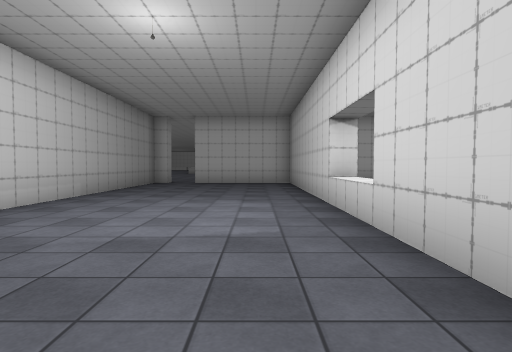
[1] (above)

24 first-person views from a walk through a scene from a Unity 3-D project. The camera is 1.3 m above the floor, tilts 2° down and sees 80° across. The floor is counted in squares, 2 m on a side. Each view is taken from the middle of a square. On the plan, view 1 faces up. The plan holds only what a view shows up to about 10 squares ahead; the rest is blank. The place goes on beyond the plan. The player is left out. Door leaves are left out, so doorways stand open. Some surface patterns are stand-ins.

[2]
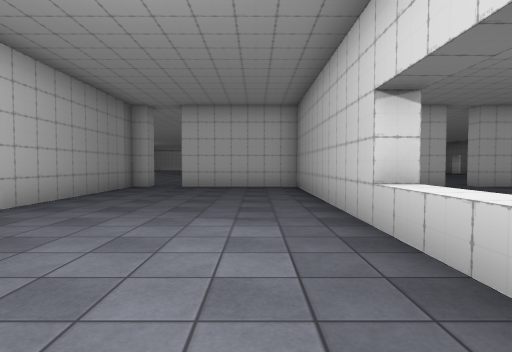

[3]
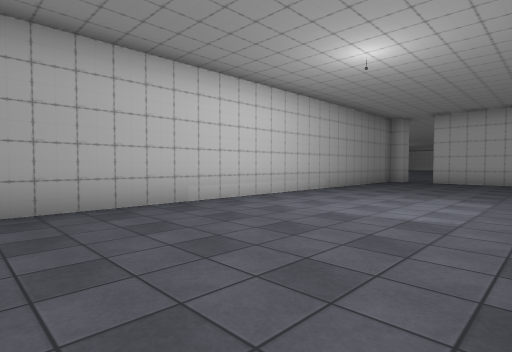

[4]
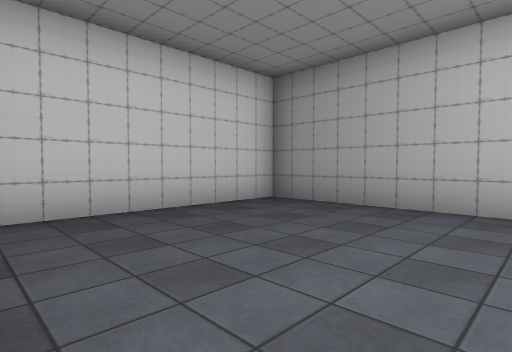

[5]
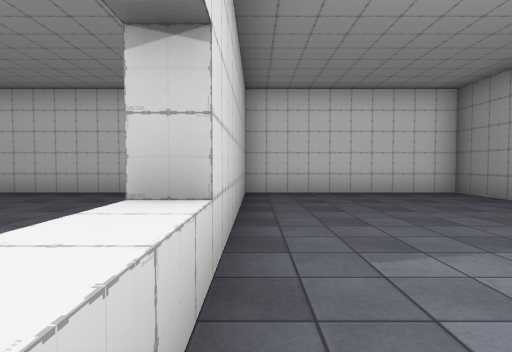

[6]
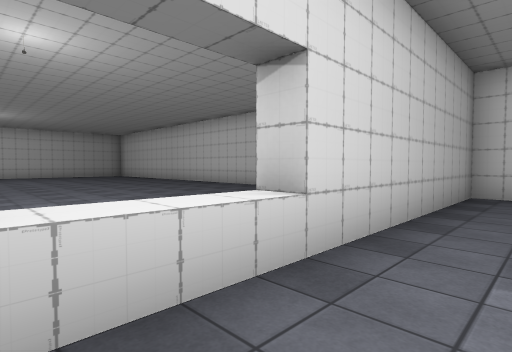

[7]
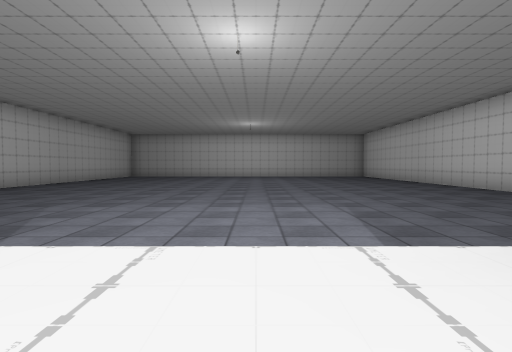

[8]
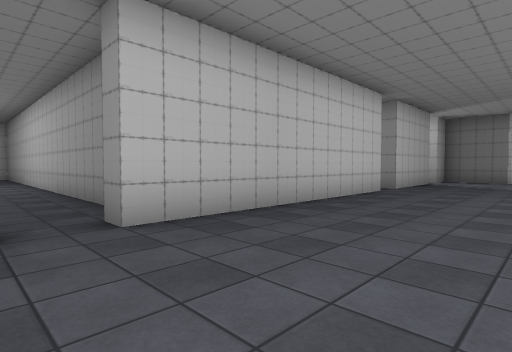

[9]
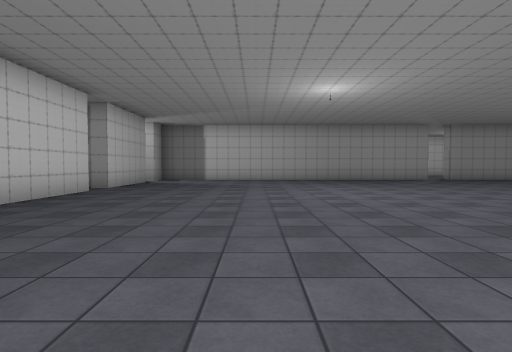

[10]
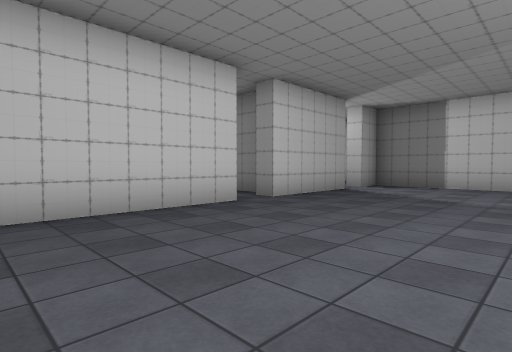

[11]
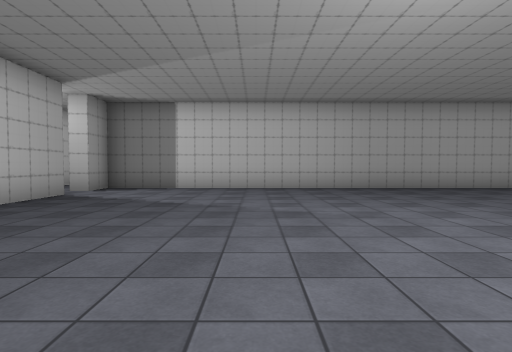

[12]
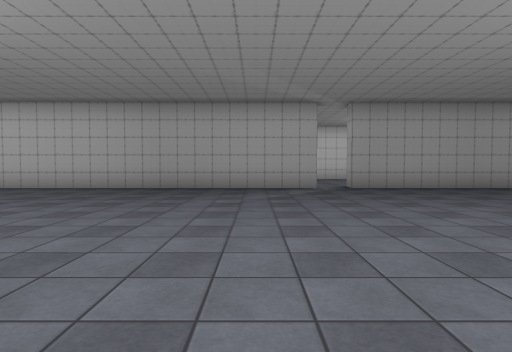

[13]
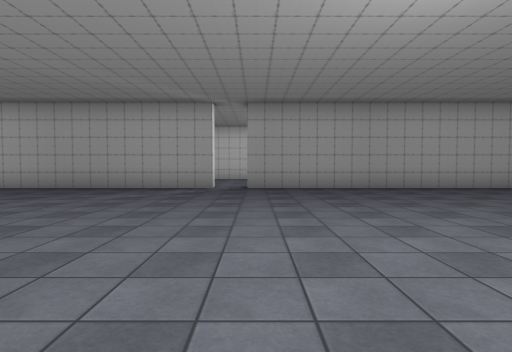

[14]
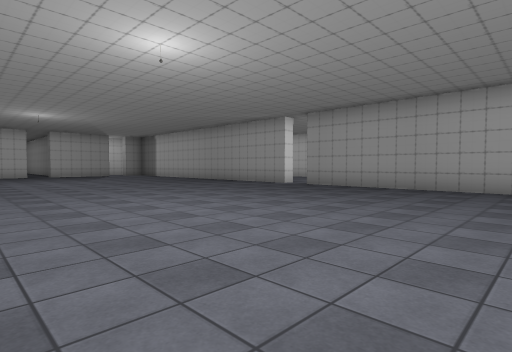

[15]
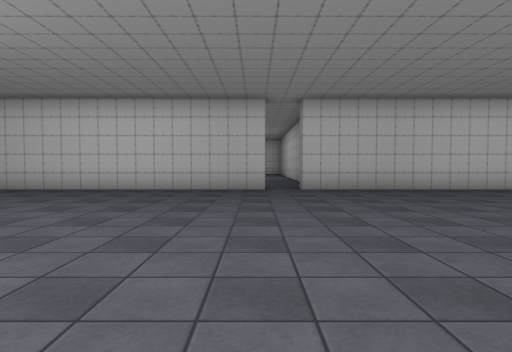

[16]
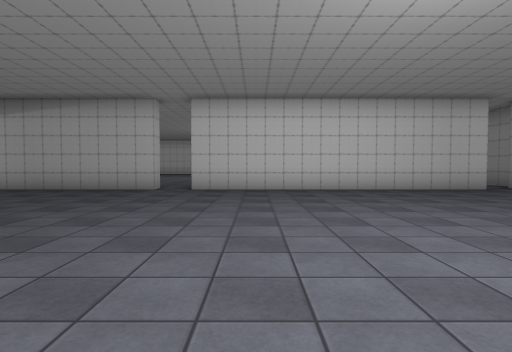

[17]
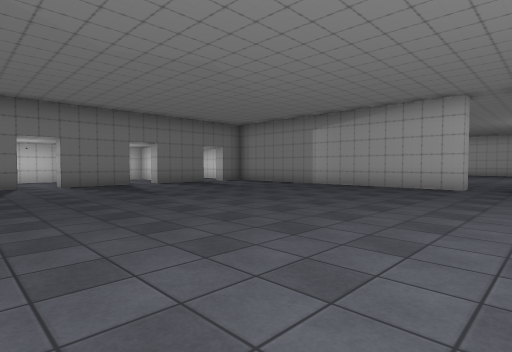

[18]
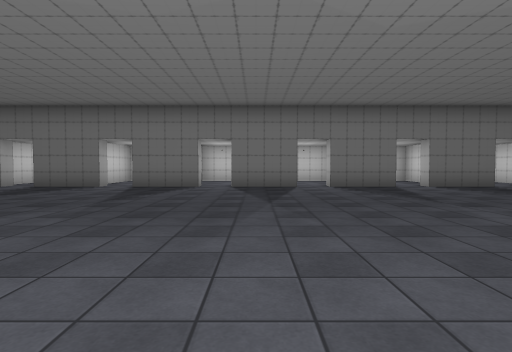

[19]
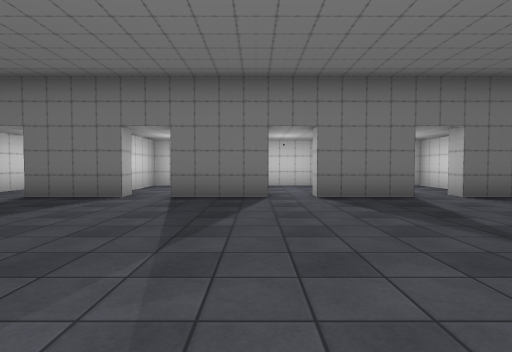

[20]
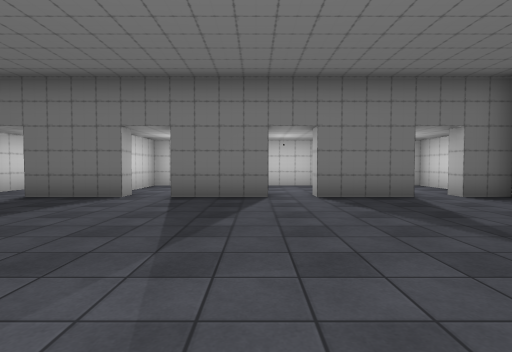

[21]
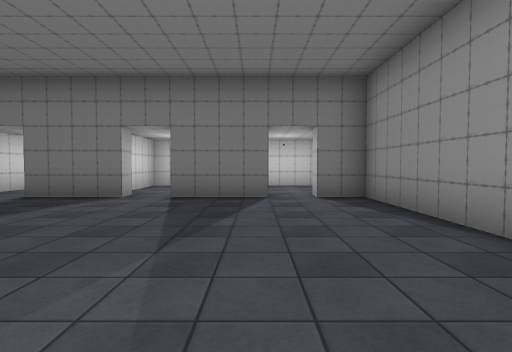

[22]
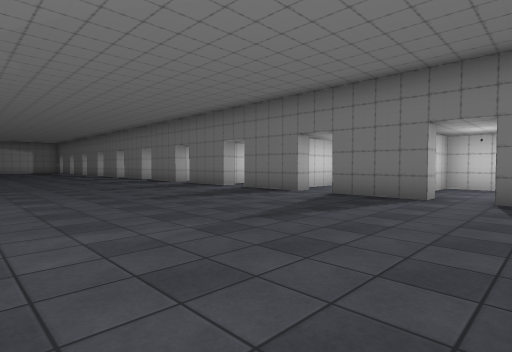

[23]
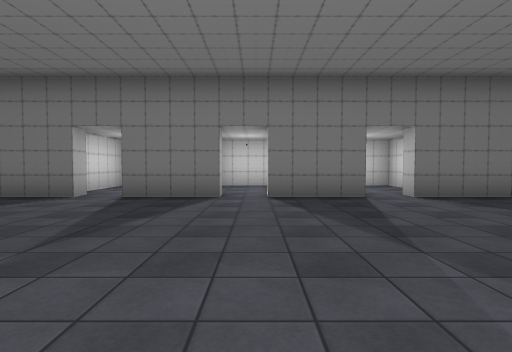

[24]
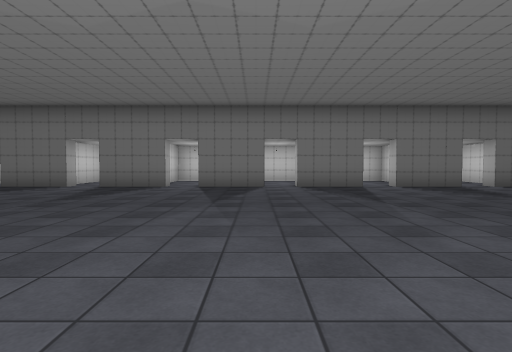

### Floor plan
Points are (right, up) in squares from view 1. A wall is a line through its corners. A room is listed if a view was taken in it or the views show most of it. See-through windows are left out.
Room 1 (views 1, 2, 3, 4, 5, 6, 7)
walls: (1.1, 3.2) (1.8, 3.2); (1.9, 5.2) (1.2, 5.2); (-3.3, 11.8) (-3.3, 11.2) (-3.7, 11.2) (-3.7, -2.2) (1.3, -2.2) (1.3, 11.2) (-2.2, 11.2)
ways out: opening at (-3, 11) to room 2; opening at (2, 4)
Room 2 (views 8, 9, 10, 11, 12, 13, 14, 15, 16, 17, 18, 19, 20, 21, 22, 23, 24)
walls: (-2.4, 11.8) (5.8, 11.8); (6.8, 11.8) (15.3, 11.8) (15.3, 12.7); (-9.8, 11.8) (-3.3, 11.8); (15.8, 22.7) (15.3, 22.7) (15.3, 24.7); (-15.8, 23.9) (-15.8, 11.8) (-14.8, 11.8); (15.8, 19.7) (15.3, 19.7) (15.3, 21.7); (15.8, 25.7) (15.3, 25.7) (15.3, 27.8); (15.8, 16.7) (15.3, 16.7) (15.3, 18.7); (-13.8, 11.8) (-10.8, 11.8); (15.8, 28.7) (15.3, 28.7) (15.3, 30.8); (15.3, 13.7) (15.3, 15.7); (-15.8, 31.5) (-15.8, 24.8) (-16.2, 24.8)
ways out: opening at (-3, 11) to room 1; opening at (16, 13) to room 3; opening at (16, 16) to room 4; opening at (16, 22) to room 5; opening at (16, 19) to room 6; opening at (15, 25) to room 7; opening at (-10, 11); opening at (6, 11); opening at (15, 28); opening at (15, 31)
Room 3 (no view inside)
walls: (17.2, 11.8) (18.8, 11.8) (18.8, 14.2) (17.6, 14.2); (15.9, 13.7) (15.3, 13.7); (15.3, 12.7) (15.8, 12.7)
ways out: opening at (16, 13) to room 2
Room 4 (no view inside)
walls: (17.2, 14.7) (18.8, 14.7) (18.8, 17.2) (16.4, 17.2); (15.3, 15.7) (15.8, 15.7)
ways out: opening at (16, 16) to room 2
Room 5 (no view inside)
walls: (17.8, 20.7) (18.8, 20.7) (18.8, 23.2) (16.4, 23.2); (15.3, 21.7) (15.8, 21.7)
ways out: opening at (16, 22) to room 2
Room 6 (no view inside)
walls: (15.3, 18.7) (15.8, 18.7); (18.8, 18.1) (18.8, 20.2) (16.4, 20.2)
ways out: opening at (16, 19) to room 2
Room 7 (no view inside)
walls: (17.2, 26.2) (16.4, 26.2); (15.3, 24.7) (15.8, 24.7); (18.8, 24.6) (18.8, 26.1)
ways out: opening at (15, 25) to room 2

Positions as (right, up) in squares from view 1, and headings:
1: (0, 0), facing up
2: (0, 2), facing up
3: (1, -1), facing up-left
4: (1, 2), facing down-left
5: (1, 5), facing down
6: (0, 5), facing down-right
7: (1, 4), facing right
8: (-2, 15), facing down-left
9: (-2, 16), facing left
10: (-6, 16), facing down-left
11: (-7, 16), facing left
12: (-7, 22), facing left
13: (-7, 25), facing left
14: (-7, 31), facing down-left
15: (-2, 20), facing down
16: (4, 20), facing down
17: (5, 21), facing down-right
18: (6, 21), facing right
19: (9, 20), facing right
20: (9, 17), facing right
21: (9, 14), facing right
22: (9, 12), facing up-right
23: (9, 25), facing right
24: (6, 26), facing right
